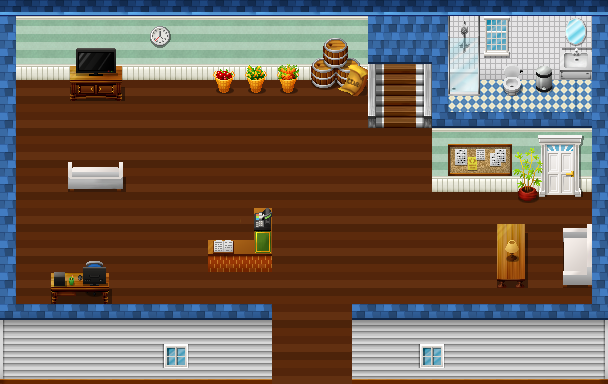

Below is a game level as drawn by its tile map, then a one-line description and the .tmx that defines it (tile-layer data replaced by summaries):
An orthogonal 38x24 tile map with 16x16 px tiles, 9 tile layers (Floor, Structure, Windows, Bathroom, ...), 9 tilesets and 28 objects (2x npc, from-city, city).

<map version="1.2" tiledversion="1.3.0" orientation="orthogonal" renderorder="right-down" compressionlevel="0" width="38" height="24" tilewidth="16" tileheight="16" infinite="0" nextlayerid="18" nextobjectid="35">
 <tileset firstgid="1" name="TileA3" tilewidth="16" tileheight="16" tilecount="512" columns="32">
  <image source="Tileset/TileA3.png" width="512" height="256" />
 </tileset>
 <tileset firstgid="513" name="TileA5" tilewidth="16" tileheight="16" tilecount="512" columns="16">
  <image source="Tileset/TileA5.png" width="256" height="512" />
 </tileset>
 <tileset firstgid="1025" name="TileC_interior" tilewidth="16" tileheight="16" tilecount="1024" columns="32">
  <image source="Tileset/TileC_interior.png" width="512" height="512" />
 </tileset>
 <tileset firstgid="2049" name="!doors_1" tilewidth="16" tileheight="16" tilecount="2304" columns="48">
  <image source="Tileset/!doors_1.png" width="768" height="768" />
 </tileset>
 <tileset firstgid="4353" name="TileD_interior" tilewidth="16" tileheight="16" tilecount="1024" columns="32">
  <image source="Tileset/TileD_interior.png" width="512" height="512" />
 </tileset>
 <tileset firstgid="5377" name="TileA4_3" tilewidth="16" tileheight="16" tilecount="960" columns="32">
  <image source="Tileset/TileA4_3.png" width="512" height="480" />
 </tileset>
 <tileset firstgid="6337" name="TileC_exterior_1" tilewidth="16" tileheight="16" tilecount="1024" columns="32">
  <image source="Tileset/TileC_exterior_1.png" width="512" height="512" />
 </tileset>
 <tileset firstgid="7361" name="TileB_interior_recolour" tilewidth="16" tileheight="16" tilecount="1024" columns="32">
  <image source="Tileset/TileB_interior_recolour.png" width="512" height="512" />
 </tileset>
 <tileset firstgid="8385" name="TileD_exterior_1" tilewidth="16" tileheight="16" tilecount="1024" columns="32">
  <image source="Tileset/TileD_exterior_1.png" width="512" height="512" />
 </tileset>
 <group id="3" name="Background">
  <layer id="2" name="Floor" width="38" height="24">
   <data>[912 cells, 646 non-empty, 12 distinct tile ids]</data>
  </layer>
  <layer id="1" name="Structure" width="38" height="24">
   <data>[912 cells, 435 non-empty, 46 distinct tile ids]</data>
  </layer>
  <layer id="11" name="Windows" width="38" height="24">
   <data>[912 cells, 14 non-empty, 10 distinct tile ids]</data>
  </layer>
 </group>
 <group id="4" name="Interior">
  <layer id="5" name="Bathroom" width="38" height="24">
   <data>[912 cells, 46 non-empty, 46 distinct tile ids]</data>
  </layer>
  <layer id="6" name="Upstairs" width="38" height="24">
   <data>[912 cells, 31 non-empty, 18 distinct tile ids]</data>
  </layer>
  <layer id="8" name="ReceptionA" width="38" height="24">
   <data>[912 cells, 0 non-empty, 0 distinct tile ids]</data>
  </layer>
  <layer id="16" name="ReceptionB" width="38" height="24">
   <data>[912 cells, 12 non-empty, 12 distinct tile ids]</data>
  </layer>
  <layer id="9" name="DecorationA" width="38" height="24">
   <data>[912 cells, 66 non-empty, 66 distinct tile ids]</data>
  </layer>
  <layer id="10" name="DecorationB" width="38" height="24">
   <data>[912 cells, 40 non-empty, 40 distinct tile ids]</data>
  </layer>
 </group>
 <group id="12" name="Objects">
  <objectgroup id="13" name="Walls">
   <object id="3" x="1.66667" y="305" width="270" height="77" />
   <object id="4" x="352" y="304" width="256" height="77" />
   <object id="5" x="592.333" y="1.66667" width="15" height="302" />
   <object id="6" x="0" y="1" width="592" height="80" />
   <object id="7" x="0" y="80" width="16" height="225" />
   <object id="9" x="48.6017" y="271.428" width="62" height="32" />
   <object id="10" x="80.7282" y="256.188" width="30.0671" height="14" />
   <object id="11" x="67.9231" y="161.956" width="4" height="27" />
   <object id="12" x="118.75" y="161.875" width="4" height="27" />
   <object id="14" x="72" y="177" width="47" height="12" />
   <object id="15" x="69.5" y="81.125" width="53.88" height="20" />
   <object id="17" x="215" y="81" width="18" height="13" />
   <object id="18" x="246.875" y="81" width="18" height="13" />
   <object id="19" x="279" y="81" width="18" height="13" />
   <object id="20" x="310.25" y="81.25" width="27" height="9" />
   <object id="21" x="337.25" y="81" width="30" height="15" />
   <object id="22" x="368.25" y="81.75" width="63" height="46" />
   <object id="23" x="431.333" y="82" width="160" height="109" />
   <object id="24" x="496.511" y="224.547" width="28" height="57" />
   <object id="25" x="562.667" y="268.976" width="30" height="17" />
   <object id="26" x="563.03" y="226.31" width="24" height="9" />
   <object id="27" x="587.333" y="222.643" width="5" height="46" />
   <object id="28" x="208.902" y="239.739" width="64" height="32" />
   <object id="29" x="254.902" y="207.739" width="18" height="32" />
  </objectgroup>
  <objectgroup id="17" name="Interactables">
   <object id="33" name="shop" type="npc" x="256" y="208" width="16" height="28" />
   <object id="34" name="george" type="npc" x="216" y="192" width="36" height="45" />
  </objectgroup>
  <objectgroup id="15" name="Arrivals">
   <object id="1" name="from-city" x="303" y="311" width="16" height="24" />
  </objectgroup>
  <objectgroup id="14" name="Doors">
   <object id="2" name="city" x="271.747" y="347.747" width="80" height="36" />
  </objectgroup>
 </group>
</map>
